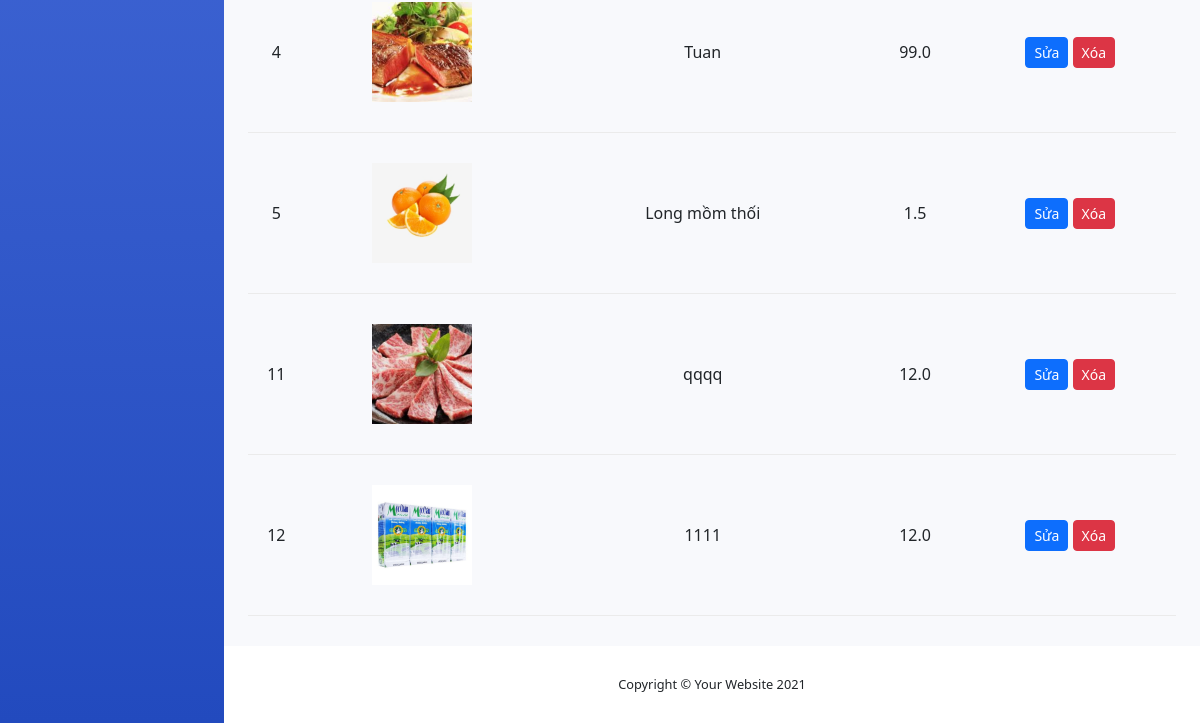
The page /manageProduct/ (lower part) on the database as committed earlier.
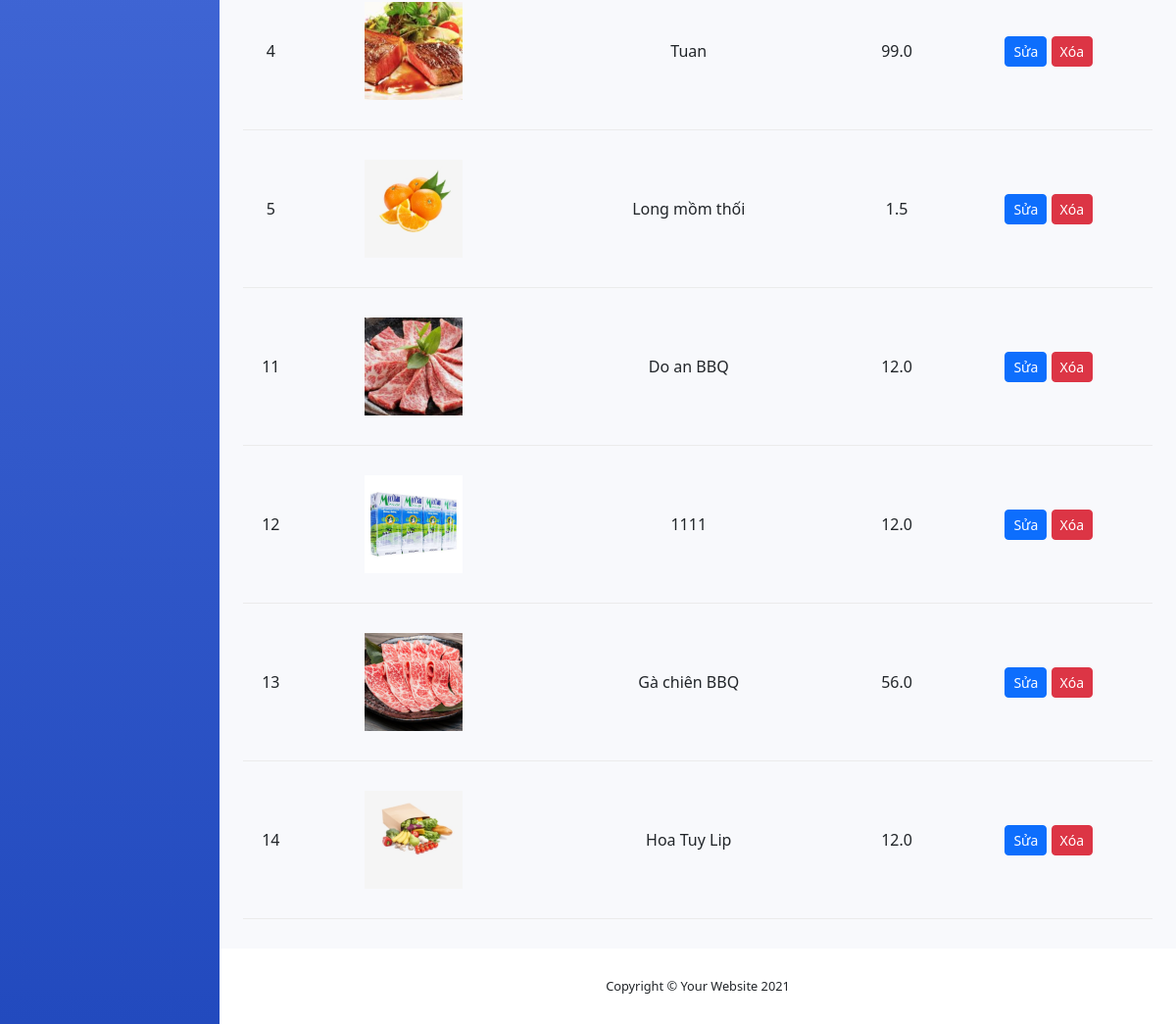
The same page on the database as committed later.
### app/models.py (models this page shows, shortened)
class Product(models.Model):
    name = models.CharField(max_length=200, null=True)
    category = models.ManyToManyField(Category, related_name='product_category')
    price = models.FloatField()
    describe = models.CharField(max_length=300, null=True)
    digital = models.BooleanField(default=False, null=True, blank=False)
    image = models.ImageField(null=True, blank=True)
    @property
    def ImageURL(self):
        try:
            url = self.image.url
        except:
            url = ''
        return url

### app/views.py (the view)
# urls.py: path('manageProduct/', views.manageProduct, name="manageProduct"),
def manageProduct(request):
    products = Product.objects.all()
    form = AddProduct()
    context = {'products': products}
    return render(request, 'admin/managementProduct.html', context)

### app/templates/admin/managementProduct.html (shortened to what this page needs)
{% extends 'admin/manage.html' %}
{% load static %}
{% block blog-product %}
    <div class="container mt-4">
  <section class="mt-3">
        <div class="container">
            <div class="row">
                <div class="col-lg-12">
                    <div class="shoping__cart__table">
                        <table>
                            <tbody>
                                {% for product in products %}
                                <tr>
                                    <td>
                                        {{ product.id }}
                                    </td>
                                    <td>
                                        <img style="height: 100px" src="{{ product.ImageURL }}" alt="">
                                    </td>
                                    <td>
                                        {{ product.name }}
                                    </td>
                                    <td>
                                        {{ product.price }}
                                    </td>
                                    <td>
                                        <a href="#" class="btn btn-primary btn-sm">Sửa</a>
                                        <a href="#" class="btn btn-danger btn-sm">Xóa</a>
                                    </td>
                                </tr>
                                {% endfor %}
                            </tbody>
                        </table>
                    </div>
                </div>
            </div>
        </div>
    </section>
</div>
{% endblock blog-product %}

Rows that differ between the two databases and show on the page:
changed Product id 11: name "qqqq" → "Do an BBQ"
added Product: id "13", ImageURL (picture), name "Gà chiên BBQ", price "56.0"
added Product: id "14", ImageURL (picture), name "Hoa Tuy Lip", price "12.0"
